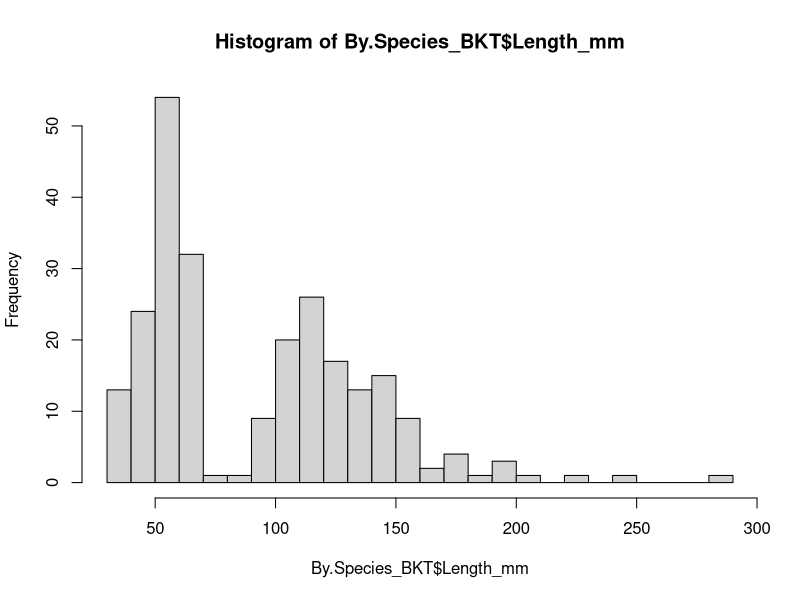

Here is the R script that generated this plot: (Note: this script raises an error after producing the figure.)
#Set working Directory 

setwd("C:/GitHub/johnson_capstone/spring")

#Now Need to read in data files

#First we will need to download the readxl package since one out of the three data sets is a .xlsx

install.packages("readxl")
library(readxl)

AllFishRec <- read_excel ("All_FishRecords.xlsx")


#To build a lopp for all the sites, its easier to chose one site and mess around with that first instead of trying all the sites at once!
#Also to make things easier, lets choose a site that has been quality control checked for temp data!
#Painter run aka Painter.LittleBear will be our first choice and its already quality control checked. 

#Now need to read in land temp and stream temp data Painter  
#These two are .csv's though so we have to read them in using the read.csv command 

Painter_LT <- read.csv("Painter_Land_X_QC.csv")

Painter_ST00 <- read.csv("Painter_Stream_X_QC.csv")

Painter_ST01 <- read.csv("Painter_Stream0_X_QC.csv")

#The problem is the stream temperature data is split up into two data sets, and I want them as 1 data set.
#So lets merge the two. 

Painter_ST <- merge(Painter_ST00, Painter_ST01, all = TRUE)

#To arrange dates in right order, install dplyr package.
install.packages("dplyr")
library(dplyr)

#Now to arrange dates in right order:
Painter_ST <- arrange(Painter_ST, DateTime)

#Now need to get R to reed this as a year date and time rather than a string of numbers.

class(Painter_LT$DateTime)
class(Painter_ST$DateTime)

#It's eneterd as a character, so need to change it to POSIXct
#First do land temp

Painter_LT$DateTime <- as.POSIXct(Painter_LT$DateTime)
class(Painter_LT$DateTime)

summary(Painter_LT)

#Do same thing for stream temp 

Painter_ST$DateTime <- as.POSIXct(Painter_ST$DateTime)
class(Painter_ST$DateTime)

summary(Painter_ST)


#Filter All things in the AllFishRec survey that haave "Painter.Run" in the water name. 
#Also filter all "Brook Trout" from the Species columnn out of the By.Site data set. 

By.Site <- filter(AllFishRec, waterName == "Painter.Run")

By.Species_BKT <- filter(By.Site, Species == "Brook Trout")


#The next three factors are all Fish factors!
#Ratio

#Next figure out how to seperate fish less than or equal to certain lengths and then how to make ratio, CPUE, and then how to get fish survesy and temp both togehter to analyze?

#The next step is to classify what Brook Trout are Juvenile/Young of year (YOY) and adults bu size. 
#Based on literature searches, The range for juvenile Brook Trout is 7 to 10 inches and adults are 100 to 120mm. 
#For our protocols, we take fish lengths in milometers (mm). 
#That makes Juvenile Brook trout 70 to 100mm and adults greater than  or equal to 101mm. 
#So anything anything equal to 100mm or less will be a juvenile Trout. Anything greater than or equal to 101mm will be considered an adult Brook Trout. 
#These numbers will likely need to change. 

YOY <- subset(By.Species_BKT, By.Species_BKT$Length_mm <100)
Adult <- subset(By.Species_BKT, By.Species_BKT$Length_mm >101)

YOY$AgeClass <- c(rep("YOY", nrow(YOY)))

Adult$AgeClass <- c(rep("Adult", nrow(Adult)))

Fish.Age.Site <- rbind(YOY, Adult)


hist(By.Species_BKT$Length_mm, breaks = 20)

#Seems adults start at 90, juveniles start at 85? Ask Sara

#Messing with Catch per Unit Effort Stuff bellow

AllFishSurvey <- read_excel("All_FishSurvey.xlsx")

#Bellow is the one you want and thhat works for pulling event info for certain sites 

#In order to calculate CPUE for Painter Run, I need to pull dates, widths, and shock times from the AllFishSurvey data frame. 
PainterEventInfo <- subset(AllFishSurvey, AllFishSurvey$SiteCode == "Painter.LittleBear")
#Should I only use Painter.LittleBear as painter run or should i use other one as well like Painter.Elk , the UNT, etc???? Ask Matt next meeting 

#Install the lubridate package to doubble chekc that the dates are in POSIXct and NOT character
install.packages("lubridate")
library("lubridate")

class(PainterEventInfo$Date)

#It's in POSIXct, Yay!

#Next, lets reomove some clutter and columns we dont need from the PainterEventInfo data frame. 

PainterEventInfo1 <- PainterEventInfo[, -c(39:66)]

#Now to calculate Area by doing Length * Width 

PainterEventInfo1$Area <- PainterEventInfo1$Length * PainterEventInfo1$AveWid
print(df)

#Now we have our area column and need to calculate CPUE for Painter run 
#We will do this for each year by its unique event code. 
#First is 201107.Painter.LittleBear from 2011

event_code <- "201107.Painter.LittleBear"

TwentyEleven <- By.Species_BKT[By.Species_BKT$EventCode == event_code, ]

TwentyEleven_Area <- subset(PainterEventInfo1, EventCode == event_code)

TwentyEleven$Area <- TwentyEleven_Area$Area[1]

TwentyEleven$BTCount <- rep(1, times = 11)

TwentyEleven$CPUE <- sum(TwentyEleven$BTCount) / TwentyEleven$Area

#CHECK IF CPUE SHOULD BE A PERCENTAGE OR NOT. That should be an easy fix though. 
#Now repeat for each year site was sampled. 

#Next is  201206.Painter.LittleBear from 2012

event_code <- "201206.Painter.LittleBear"

TwentyTwelve <- By.Species_BKT[By.Species_BKT$EventCode == event_code, ]

TwentyTwelve_Area <- subset(PainterEventInfo1, EventCode == event_code)

TwentyTwelve$Area <- TwentyEleven_Area$Area[1]

TwentyTwelve$BTCount <-rep(1, times = 35)

TwentyTwelve$CPUE <- sum(TwentyTwelve$BTCount) / TwentyTwelve$Area

#Next is  201306.Painter.LittleBear from 2013

event_code <- "201306.Painter.LittleBear"

TwentyThirteen <- By.Species_BKT[By.Species_BKT$EventCode == event_code, ]

TwentyThirteen_Area <- subset(PainterEventInfo1, EventCode == event_code)

TwentyThirteen$Area <- TwentyThirteen_Area$Area[1]

TwentyThirteen$BTCount <-rep(1, times = 43)

TwentyThirteen$CPUE <- sum(TwentyThirteen$BTCount) / TwentyThirteen$Area

#Next is 201406.Painter.LittleBear from 2014

event_code <- "201406.Painter.LittleBear"

TwentyFourteen <- By.Species_BKT[By.Species_BKT$EventCode == event_code, ]

TwentyFourteen_Area <- subset(PainterEventInfo1, EventCode == event_code)

TwentyFourteen$Area <- TwentyFourteen_Area$Area[1]

TwentyFourteen$BTCount <-rep(1, times = 10)

TwentyFourteen$CPUE <- sum(TwentyFourteen$BTCount) / TwentyFourteen$Area

#Next is 201506.Painter.LittleBear from 2015

event_code <- "201506.Painter.LittleBear"

TwentyFifteen <- By.Species_BKT[By.Species_BKT$EventCode == event_code, ]

TwentyFifteen_Area <- subset(PainterEventInfo1, EventCode == event_code)

TwentyFifteen$Area <- TwentyFifteen_Area$Area[1]

TwentyFifteen$BTCount <-rep(1, times = 22)

TwentyFifteen$CPUE <- sum(TwentyFifteen$BTCount) / TwentyFifteen$Area

#Next is 201606.Painter.LittleBear from 2016

event_code <- "201606.Painter.LittleBear"

TwentySixteen <- By.Species_BKT[By.Species_BKT$EventCode == event_code, ]

TwentySixteen_Area <- subset(PainterEventInfo1, EventCode == event_code)

TwentySixteen$Area <- TwentySixteen_Area$Area[1]

TwentySixteen$BTCount <-rep(1, times = 24)

TwentySixteen$CPUE <- sum(TwentySixteen$BTCount) / TwentySixteen$Area

#Next is 201706.Painter.LittleBear from 2017

event_code <- "201706.Painter.LittleBear"

TwentySeventeen <- By.Species_BKT[By.Species_BKT$EventCode == event_code, ]

TwentySeventeen_Area <- subset(PainterEventInfo1, EventCode == event_code)

TwentySeventeen$Area <- TwentySeventeen_Area$Area[1]

TwentySeventeen$BTCount <-rep(1, times = 12)

TwentySeventeen$CPUE <- sum(TwentySeventeen$BTCount) / TwentySeventeen$Area

#Next is 201806.Painter.LittleBear from 2018

event_code <- "201806.Painter.LittleBear"

TwentyEighteen <- By.Species_BKT[By.Species_BKT$EventCode == event_code, ]

TwentyEighteen_Area <- subset(PainterEventInfo1, EventCode == event_code)

TwentyEighteen$Area <- TwentyEighteen_Area$Area[1]

TwentyEighteen$BTCount <-rep(1, times = 15)

TwentyEighteen$CPUE <- sum(TwentyEighteen$BTCount) / TwentyEighteen$Area

#Next is 201906.Painter.LittleBear from 2019

event_code <- "201906.Painter.LittleBear"

TwentyNineteen <- By.Species_BKT[By.Species_BKT$EventCode == event_code, ]

TwentyNineteen_Area <- subset(PainterEventInfo1, EventCode == event_code)

TwentyNineteen$Area <- TwentyNineteen_Area$Area[1]

TwentyNineteen$BTCount <-rep(1, times = 31)

TwentyNineteen$CPUE <- sum(TwentyNineteen$BTCount) / TwentyNineteen$Area

#Next is 202006.Painter.LittleBear from 2020

event_code <- "202006.Painter.LittleBear"

TwentyTwenty <- By.Species_BKT[By.Species_BKT$EventCode == event_code, ]

TwentyTwenty_Area <- subset(PainterEventInfo1, EventCode == event_code)

TwentyTwenty$Area <- TwentyTwenty_Area$Area[1]

TwentyTwenty$BTCount <-rep(1, times = 10)

TwentyTwenty$CPUE <- sum(TwentyTwenty$BTCount) / TwentyTwenty$Area

#Next is 202106.Painter.LittleBear from 2021

event_code <- "202106.Painter.LittleBear"

TwentyTwentyOne <- By.Species_BKT[By.Species_BKT$EventCode == event_code, ]

TwentyTwentyOne_Area <- subset(PainterEventInfo1, EventCode == event_code)

TwentyTwentyOne$Area <- TwentyTwentyOne_Area$Area[1]

TwentyTwentyOne$BTCount <-rep(1, times = 10)

TwentyTwentyOne$CPUE <- sum(TwentyTwentyOne$BTCount) / TwentyTwentyOne$Area

#2021 is the onlyy year I can't get to work. I think its because the water name in PainterEventsInfo 1 is "Painter Run" and not "Painter.Run" like all the other years are. 
#I treid multiple ways of fixing this and nothing seems to work. 

#Making Ratios 

install.packages("tidyr")
library(tidyr)

AgeClassCounts <- Fish.Age.Site %>%
  group_by(EventCode, AgeClass) %>%
  summarize(count = n())

# Pivot the data to have YOY and adult as columns
ratio_data <- AgeClassCounts %>%
  pivot_wider(names_from = AgeClass, values_from = count, values_fill = 0)

# Calculate the ratio
ratio_data <- ratio_data %>%
  mutate(Ratio_YOY_to_Adult = YOY / Adult)

#Now lets calculate biomass 

Biomass <- data.frame("2011" = NA, "2012" = NA, "2013" = NA, "2014" = NA, "2015" = NA, "2016" = NA, "2017" = NA, "2018" = NA, "2019" = NA, "2020" = NA, "2021" = NA)
                      
Biomass$X2011 <- sum(TwentyEleven$Wt_g)/ (TwentyEleven$Area[1])

Biomass$X2012 <- sum(TwentyTwelve$Wt_g) / (TwentyTwelve$Area[1])

Biomass$X2013 <- sum(TwentyThirteen$Wt_g) / (TwentyThirteen$Area[1])

Biomass$X2014 <- sum(TwentyFourteen$Wt_g) / (TwentyFourteen$Area[1])

Biomass$X2015 <- sum(TwentyFifteen$Wt_g) / (TwentyFifteen$Area[1])

Biomass$X2016 <- sum(TwentySixteen$Wt_g) / (TwentySixteen$Area[1])

Biomass$X2017 <- sum(TwentySeventeen$Wt_g) / (TwentySeventeen$Area[1])

Biomass$X2018 <- sum(TwentyEighteen$Wt_g) / (TwentyEighteen$Area[1])

Biomass$X2019 <- sum(TwentyNineteen$Wt_g) / (TwentyNineteen$Area[1])

Biomass$X2020 <- sum(TwentyTwenty$Wt_g) / (TwentyTwenty$Area[1])

Biomass$X2021 <- sum(TwentyTwentyOne$Wt_g) / (TwentyTwentyOne$Area[1])

#2021 will not run correclty of course 

#The next three factors are temperature factors

#Brook Trout start to experience thermal stress at about 20 degress ceclisius. Temperatures of 24 to 25 degrees Celsius are lethal for them. 

#Days Over 20 degrees Celsius factor. 
#So for each year, we are going to determine how many days the tempertuaure is over 20 degrees celcius. 

#To do that, I need to pull out the year and make it a new column

Painter_LT$Year <- format(as.Date(Painter_LT$DateTime), "%Y")
summary(Painter_LT)

Painter_ST$Month <- month(ymd(Painter_ST$DateTime), label = TRUE, abbr = FALSE)

#Now do it for stream temp 

Painter_ST$Year <- format(as.Date(Painter_ST$DateTime), "%Y")
summary(Painter_ST)

Painter_ST$Month <- month(ymd(Painter_ST$DateTime), label = TRUE, abbr = FALSE)

#lubrudate package is already installed, so need to group by year and mutate a new column to show the days over 20C fro Stream Temp 

Painter_ST <- Painter_ST %>%
  group_by(Year) %>%
  mutate(Days_Over_20C = sum(Temp_C >= 20))

#Lets do the same ting but for days greater then or equal to 24 degrees Celsius

Painter_ST <- Painter_ST %>%
  group_by(Year) %>%
  mutate(Days_Over_24C = sum(Temp_C >= 24))

#The Next factor is going to be degree days for certain periods of time each year.The Higher the degree days, you can get without thermal stress, the more development and rate of development you can get.
#Lets start with Brook Trouts spawning period which is September to October. 

#Calculate average degree days for each year for september and october. 

#Messing around with degree days bellow 
Painter_ST <- Painter_ST %>%
  mutate(Date = as.Date(DateTime),  # Convert DateTime to Date
         DegreeDays = pmax(0, Temp_C - base_temperature)) %>%
  group_by(Year) %>%
  summarize(TotalDegreeDays = sum(DegreeDays))

base_temperature <- c(24)

Painter_ST <- Painter_ST %>%
  mutate(Date = as.Date(DateTime),
         Month = format(Date, "%m"),
         DegreeDays = pmax(0, Temp_C - base_temperature)) %>%
  filter(Month %in% c("09", "10")) %>%
  group_by(Year) %>%
  summarize(TotalDegreeDays = sum(DegreeDays))

Painter_ST <- Painter_ST %>%
  mutate(Date = as.Date(DateTime),
         Month = format(Date, "%m"),
         DegreeDays = pmax(0, Temp_C - base_temperature)) %>%
  filter(Month %in% c("09", "10")) %>%
  group_by(Year) %>%
  summarize(
    TotalDegreeDays = sum(DegreeDays),
    NumDaysBetweenSepOct = n(),  # Number of days between September and October
    AvgTemperature = mean(Temp_C)  # Average temperature for those two months
  )

#The Third factor will be the highest and lowest stream temperature of each month to see what the extremes are.

Painter_Monthly_Extremes <- Painter_ST %>%
  group_by(Year, Month) %>%
  summarize(
    Highest_Temperature_C = max(Temp_C, na.rm = TRUE),
    Lowest_Temperature_C = min(Temp_C, na.rm = TRUE)
  )         

?na.rm
